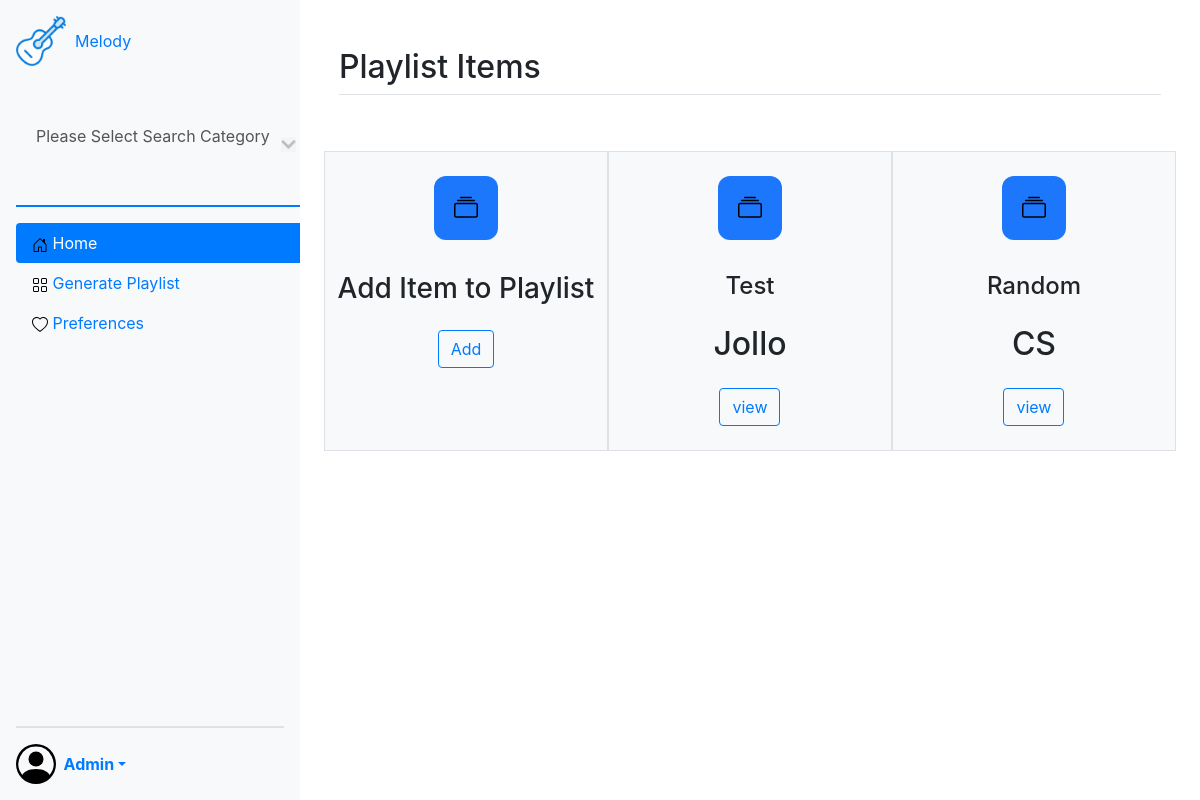
Screenshot of /add_item (signed in) with the database file from the repository.
### dash_app/models.py (models this page shows, shortened)
class PlaylistItems(models.Model):#class by Anthony
    playlist=models.ForeignKey(Playlist,on_delete=models.CASCADE)#One(Playlist)To Many PlaylistItems relationship
    song=models.CharField(max_length=25, null=True)
    artist =models.CharField(max_length=25, null=True)
    album=models.CharField(max_length=25, null=True)

class Playlist(models.Model):#class by Anthony
    user = models.ForeignKey(User,on_delete=models.CASCADE)#One(profile)To Many Playlist relationship
    playlist_title = models.CharField(max_length=25, null=True)
    def __str__(self):
        return self.playlist_title

### dash_app/views.py (the view)
# urls.py: path('add_item', views.PlaylistItemView.as_view(), name='add_item'),
class PlaylistItemView(ListView):
	model = PlaylistItems
	template_name= 'dash_app/add_playlist_item.html'

### dash_app/Templates/dash_app/add_playlist_item.html (shortened to what this page needs)
{% extends "dash_app/dashboard.html" %} {% block title%} Homepage{% endblock%}
{% block content %}
<main>
  <div class="container-fluid px-4 py-5" id="featured-3">
    <h2 class="pb-2 border-bottom">Playlist Items</h2>
    <div class="row g-4 py-5 row-cols-1 row-cols-lg-3" id="row-1">
      <div class="feature col p-3 border bg-light">
        <div class="row p-2 d-flex justify-content-center">
          <div
            class="feature-icon d-inline-flex align-items-center justify-content-center bg-gradient mb-3"
            id="item1"
          >
            <svg class="bi" width="1em" height="1em">
              <use xlink:href="#collection" />
            </svg>
          </div>
        </div>
        <div class="row p-2 d-flex justify-content-center">
          <h3 class="fs-2">Add Item to Playlist</h3>
        </div>
        <div class="row p-2 d-flex justify-content-center">
          <button
            id="add-item"
            name="button"
            type="button"
            class="btn btn-outline-primary"
          >
            Add
          </button>
        </div>
      </div>
      {% for playlistItem in object_list %}
      <div class="feature col p-3 border bg-light">
        <div class="row p-2 d-flex justify-content-center">
          <div
            class="feature-icon d-inline-flex align-items-center justify-content-center bg-gradient mb-3"
            id="item1"
          >
            <svg class="bi" width="1em" height="1em">
              <use xlink:href="#collection" />
            </svg>
          </div>
        </div>
        <div class="row p-2 d-flex justify-content-center">
          <h4 class="fs-2">{{playlistItem.playlist}}</h4>
        </div>
        <div class="row p-2 d-flex justify-content-center">
          <h2 class="fs-2">{{playlistItem.song}}</h2>
        </div>
        <div class="row p-2 d-flex justify-content-center">
          <button
            id="create-playlist"
            name="button"
            type="button"
            class="btn btn-outline-primary"
          >
            view
          </button>
        </div>
      </div>
      {%endfor%}
    </div>
  </div>
</main>
{% endblock %}

### dash_app/Templates/dash_app/dashboard.html (shortened to what this page needs)
{% load static %}
<!DOCTYPE html>
<html lang="en">
  <html>
    <head>
      <link
        rel="stylesheet"
        href="https://cdn.jsdelivr.net/npm/bootstrap@4.5.3/dist/css/bootstrap.min.css"
      />
      <link rel="stylesheet" href="{% static 'media/sidebars.css'%}" />
      <link rel="stylesheet" href="{% static 'media/dashboard.css' %}" />
      <link rel="stylesheet" href="{% static 'media/features.css' %}" />
    </head>
    <body>
      <div class="container-fluid">
        <div class="d-flex flex-row" id="mainRow">
          <div class="d-flex col-4 col-md-3 align-items-stretch" id="col1">
            <main class="d-flex align-items-stretch flex-wrap">
              <div
                class="d-flex flex-column flex-shrink-0 p-3 bg-light"
                style="width: 300px"
              >
                <a
                  href="#home"
                  class="d-flex align-items-center mb-3 mb-md-0 me-md-auto link-dark text-decoration-none"
                >
                  <div class="logo">
                    <img src="{% static 'media/Melody_Icon.png' %}" />
                  </div>
                  <span class="fs-4">&nbsp;&nbsp;Melody</span>
                </a>
                <ul class="nav nav-pills flex-column mb-auto">
                  <li>
                    <div class="search-bar">
                      <div id="select">
                        <p id="selectText">Please Select Search Category</p>
                        <img src="{% static 'media/SearchBarArrow.png' %}" />
                      </div>
                    </div>
                  </li>
                  <li>
                    <hr class="border border-primary border-4 opacity-75" />
                  </li>
                  <li class="nav-item">
                    <a
                      href="/dashboardHome"
                      class="nav-link active"
                      aria-current="page"
                    >
                      <svg class="bi pe-none me-2" width="16" height="16">
                        <use xlink:href="#home" />
                      </svg>
                      Home
                    </a>
                  </li>
                  <li>
                    <a href="/generator" class="nav-link link-dark">
                      <svg class="bi pe-none me-2" width="16" height="16">
                        <use xlink:href="#grid" />
                      </svg>
                      Generate Playlist
                    </a>
                  </li>
                  <li>
                    <a
                      id="Preferences"
                      href="#"
                      class="nav-link link-dark"
                      data-bs-toggle="dropdown"
                      aria-expanded="false"
                    >
                      <svg class="bi pe-none me-2" width="16" height="16">
                        <use xlink:href="#heart" />
                      </svg>
                      Preferences
                    </a>
                  </li>
                </ul>
                <div class="dropdown">
                  <hr class="border border-4 opacity-75" />
                  <a
                    href="#"
                    class="d-flex align-items-center link-dark text-decoration-none dropdown-toggle"
                    data-bs-toggle="dropdown"
                    aria-expanded="false"
                  >
                    <svg class="bi pe-none me-2" width="40" height="40">
                      <use xlink:href="#people-circle" />
                    </svg>
                    <strong>&nbsp;&nbsp;{{user |capfirst}}</strong>
                  </a>
                </div>
              </div>
            </main>
          </div>
          <div class="col-8 col-md-9" id="col2">
            <div>{% block content %} {% endblock %}</div>
          </div>
        </div>
      </div>
    </body>
  </html>
</html>

### dash_app/static/media/sidebars.css (style rules this page uses)
body { min-height: 100vh; min-height: -webkit-fill-available; }
html { height: -webkit-fill-available; }
main { height: 100vh; height: -webkit-fill-available; max-height: 100vh; overflow-x: auto; overflow-y: hidden; }
.logo img { width: 50px; }
.dropdown-toggle { outline: 0; }

### dash_app/static/media/dashboard.css (style rules this page uses)
.container-fluid { padding: 0px; }
#mainRow { height: 100vh; }
#col1 { padding: 0px; }
#select { display: flex; align-items: center; justify-content: space-between; color: #555; width: 300px; padding: 25px 20px; cursor: pointer; position: relative; border-radius: 4px; }
#select img { width: 15px; }

### dash_app/static/media/features.css (style rules this page uses)
.feature-icon { width: 4rem; height: 4rem; border-radius: 0.75rem; color: transparent; background-color: #1c77fd; font-size: x-large; }

### rows the page displays
PlaylistItems: playlist "Test", song "Jollo"
PlaylistItems: playlist "Random", song "CS"

### other values shown
{{ user |capfirst }} "Admin"
